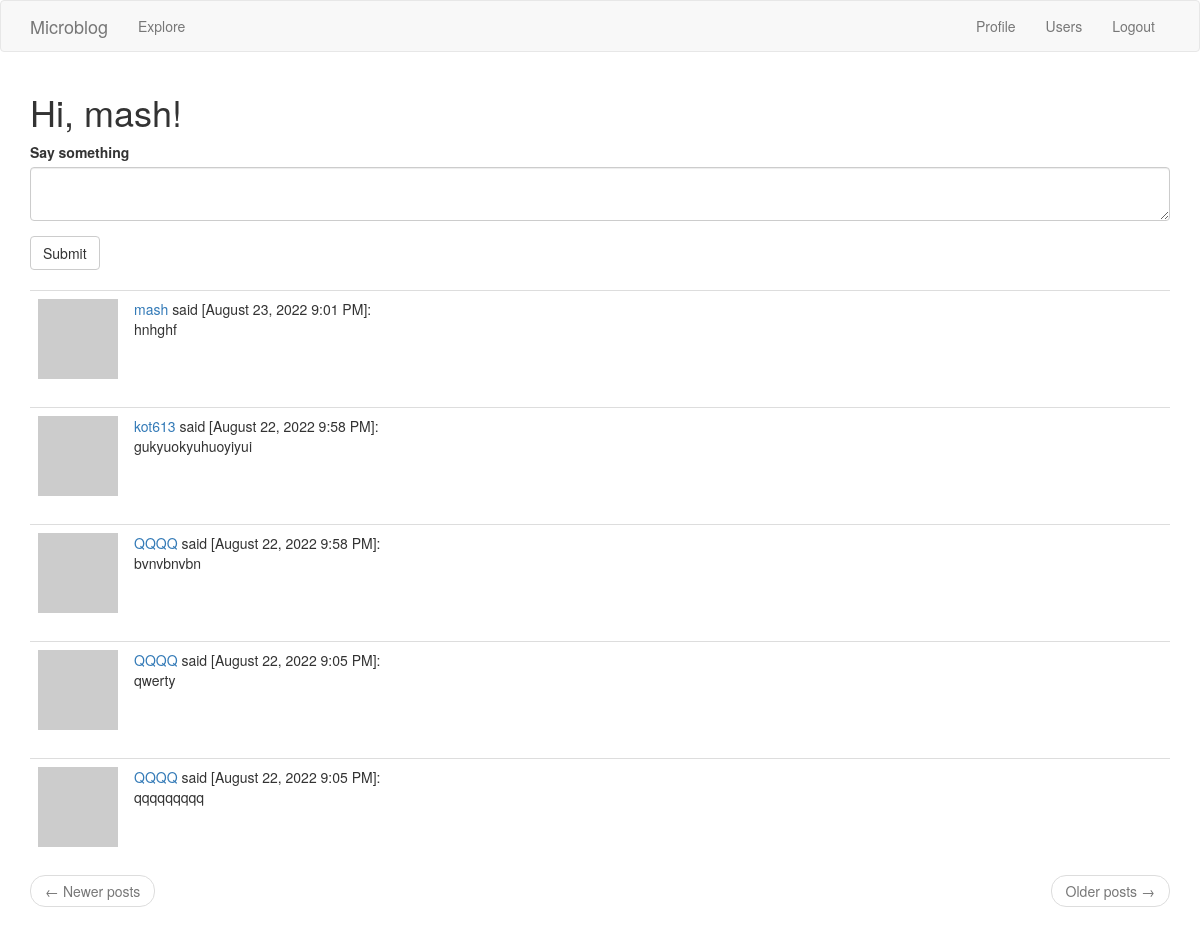
The page /index (signed in) on the database its author committed.
### app/models.py (models this page shows, shortened)
class User(UserMixin, db.Model):
    id = db.Column(db.Integer, primary_key=True)
    username = db.Column(db.String(64), index=True, unique=True)
    email = db.Column(db.String(120), index=True, unique=True)
    password_hash = db.Column(db.String(128))
    about_me = db.Column(db.String(255))
    last_seen = db.Column(db.DateTime, default=datetime.utcnow)
    posts = db.relationship('Post', backref='author', lazy='dynamic')
    followed = db.relationship(
        'User', secondary=followers,
        primaryjoin=(followers.c.follower_id == id),
        secondaryjoin=(followers.c.followed_id == id),
        backref=db.backref('followers', lazy='dynamic'), lazy='dynamic')
    def avatar(self, size):
        digest = md5(self.email.lower().encode('utf-8')).hexdigest()
        return f'https://www.gravatar.com/avatar/{digest}?d=identicon&s={size}'
    def followed_posts(self):
        followed = Post.query.join(
            followers, (followers.c.followed_id == Post.user_id)).filter(
            followers.c.follower_id == self.id)
        own = Post.query.filter_by(user_id=self.id)
        return followed.union(own).order_by(Post.timestamp.desc())

class Post(db.Model):
    id = db.Column(db.Integer, primary_key=True)
    body = db.Column(db.String(140))
    timestamp = db.Column(db.DateTime, index=True, default=datetime.utcnow)
    user_id = db.Column(db.Integer, db.ForeignKey('user.id'))

### app/routes.py (the view)
@app.route('/')
@app.route('/index', methods=['GET', 'POST'])
@login_required
def index():
    form = PostForm()
    if form.validate_on_submit():
        post = Post(body=form.post.data, author=current_user)
        db.session.add(post)
        db.session.commit()
        flash('Your post is now live!')
        return redirect(url_for('index'))
    page = request.args.get('page', 1, type=int)
    posts = current_user.followed_posts().paginate(
        page, app.config['POSTS_PER_PAGE'], False)
    next_url = url_for('index', page=posts.next_num) if posts.has_next else None
    prev_url = url_for('index', page=posts.prev_num) if posts.has_prev else None
    return render_template('index.html', title='Home', form=form,
                           posts=posts.items, next_url=next_url, prev_url=prev_url)

### app/forms.py
class PostForm(FlaskForm):
    post = TextAreaField('Say something', validators=[DataRequired(), Length(min=1, max=140)])
    submit = SubmitField('Submit')

### app/models.py (called while the page is built)
@login.user_loader
def load_user(id_db):
    return User.query.get(int(id_db))

### app/routes.py (called while the page is built)
@app.before_request
def before_request():
    if current_user.is_authenticated:
        current_user.last_seen = datetime.utcnow()
        db.session.commit()

### app/templates/index.html
{% extends "base.html" %}
{% import 'bootstrap/wtf.html' as wtf %}
{% block app_content %}
<h1>Hi, {{ current_user.username }}!</h1>
{% if form %}
{{ wtf.quick_form(form) }}
<br>
{% endif %}
{% for post in posts %}
{% include '_post.html' %}
{% endfor %}
<nav aria-label="...">
    <ul class="pager">
        <li class="previous{% if not prev_url %} disabled{% endif %}">
            <a href="{{ prev_url or '#' }}">
                <span aria-hidden="true">&larr;</span> Newer posts
            </a>
        </li>
        <li class="next{% if not next_url %} disabled{% endif %}">
            <a href="{{ next_url or '#' }}">
                Older posts <span aria-hidden="true">&rarr;</span>
            </a>
        </li>
    </ul>
</nav>
{% endblock %}

### app/templates/_post.html
<table class="table table-hover">
    <tr>
        <td width="70px">
            <a href="{{ url_for('user', username=post.author.username) }}">
                <img src="{{ post.author.avatar(70) }}"/>
            </a>
        </td>
        <td>
            <a href="{{ url_for('user', username=post.author.username) }}">
                {{ post.author.username }}
            </a>
            said [{{ moment(post.timestamp).format('LLL') }}]:
            <br>
            {{ post.body }}
        </td>
    </tr>
</table>

### rows shown on the page
User: username "mash"
Post: author.username "mash", timestamp "August 23, 2022 9:01 PM", body "hnhghf"
Post: author.username "kot613", timestamp "August 22, 2022 9:58 PM", body "gukyuokyuhuoyiyui"
Post: author.username "QQQQ", timestamp "August 22, 2022 9:58 PM", body "bvnvbnvbn"
Post: author.username "QQQQ", timestamp "August 22, 2022 9:05 PM", body "qwerty"
Post: author.username "QQQQ", timestamp "August 22, 2022 9:05 PM", body "qqqqqqqqq"
